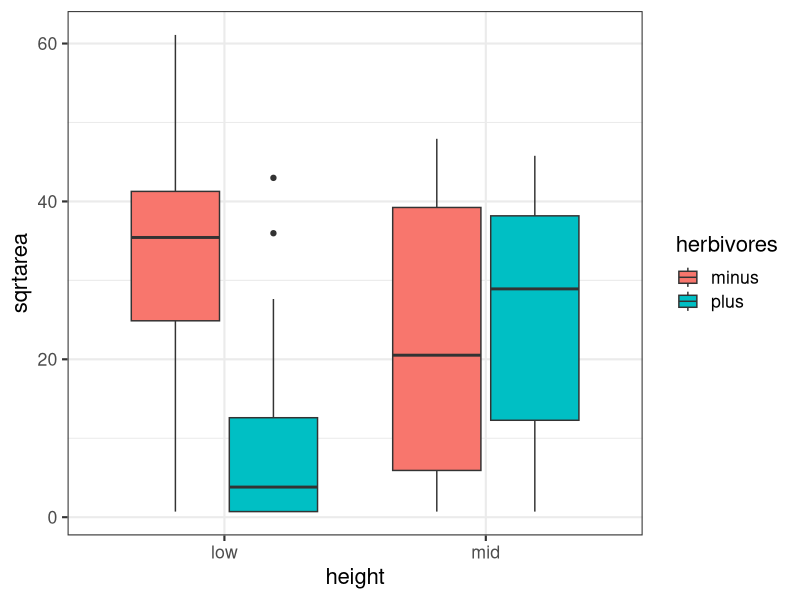
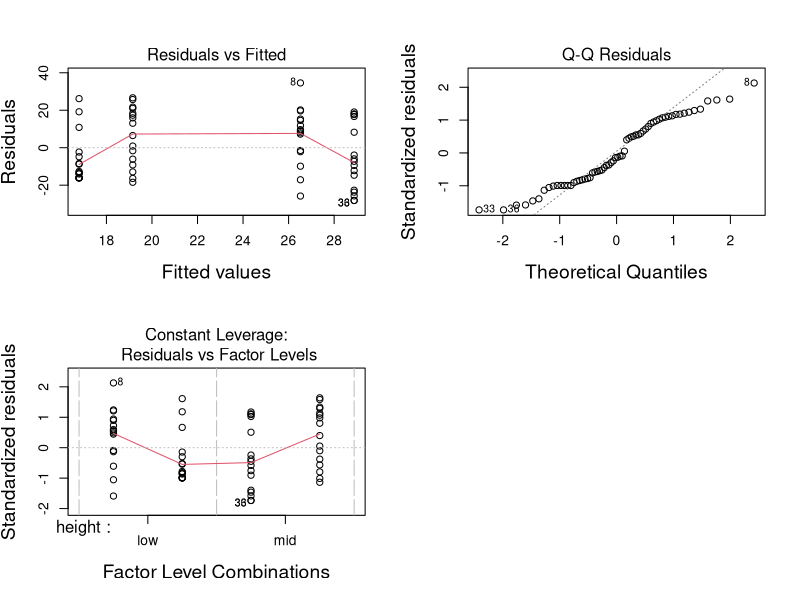

Write R code to recreate these figures, in order. (Note: this script raises an error after producing the figures.)
## ---- chunk 1
library(knitr)
opts_chunk$set(fig.height=4.5, comment=NA, 
               warning=FALSE, message=FALSE, 
               dev="jpeg", echo=FALSE)
#read_chunk("./22_factorial_anova.R")

library(dplyr)
library(tidyr)
library(broom)
library(ggplot2)
library(car)
library(emmeans)

theme_set(theme_minimal(base_size=16))

## ---- chunk 2
algae <- read.csv("./data/22/18e3IntertidalAlgae.csv")

algae_plot <- qplot(height, sqrtarea,  data=algae, geom="boxplot", fill=herbivores) + theme_bw(base_size=16)
algae_plot
## ---- chunk 3

## ---- chunk 4

## ---- chunk 5
algae <- read.csv("./data/22/18e3IntertidalAlgae.csv")
graze_linear <- lm(sqrtarea ~ height + herbivores, data=algae)
knitr::kable(Anova(graze_linear))
## ---- chunk 6
par(mfrow=c(2,2))
plot(graze_linear, which=c(1,2,5), cex.lab=1.4)
par(mfrow=c(1,1))
## ---- chunk 7
residualPlots(graze_linear, cex.lab=1.4, test=FALSE)
## ---- chunk 8
residualPlot(graze_linear, variable="fitted", type="response")

## ---- chunk 9
knitr::kable(residualPlots(graze_linear, plot=F))
## ---- chunk 10

## ---- chunk 11
graze_int <- lm(sqrtarea ~ height + herbivores + 
                  herbivores:height, 
                data=algae)
## ---- chunk 12
graze_int <- lm(sqrtarea ~ height*herbivores, data=algae)
## ---- chunk 13
residualPlot(graze_int, variable="fitted", type="response")
## ---- chunk 14
par(mfrow=c(2,2))
plot(graze_int, which=c(1,2,5), cex.lab=1.4)
par(mfrow=c(1,1))
## ---- chunk 15
knitr::kable(Anova(graze_int))
## ---- chunk 16

## ---- chunk 17
knitr::kable(summary(update(graze_int, .~.-1))$coefficients)
## ---- chunk 18
contrast( lsmeans(graze_int, "herbivores"), "tukey", adjust="none")
## ---- chunk 19
contrast( lsmeans(graze_int, "height"), "tukey", adjust="none")
## ---- chunk 20
contrast( lsmeans(graze_int, c("height", "herbivores")), "tukey", adjust="none")
## ---- chunk 21
plot(contrast( emmeans(graze_int, ~herbivores + height), "tukey", adjust="none")) +
  geom_vline(xintercept = 0, color = "red", lty = 2)
## ---- chunk 22
plot(contrast( emmeans(graze_int, ~herbivores | height), "tukey", adjust="none")) +
  geom_vline(xintercept = 0, color = "red", lty = 2)
## ---- chunk 23
plot(contrast( emmeans(graze_int, ~ height | herbivores), "tukey", adjust="none")) +
  geom_vline(xintercept = 0, color = "red", lty = 2)
## ---- chunk 24
algae_unbalanced <- algae[-c(1:5), ]
## ---- chunk 25
graze_int_unbalanced <- lm(sqrtarea ~ height*herbivores, 
                           data=algae_unbalanced)
## ---- chunk 26
knitr::kable(anova(graze_int_unbalanced))
## ---- chunk 27
knitr::kable(Anova(graze_int_unbalanced))
## ---- chunk 28
knitr::kable(Anova(graze_int_unbalanced, type="III"))
## ---- chunk 29
